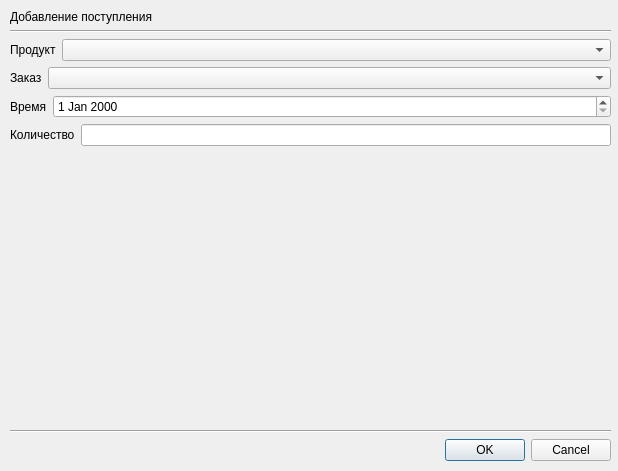
<?xml version="1.0" encoding="UTF-8"?>
<ui version="4.0">
 <class>add_product_batch</class>
 <widget class="QDialog" name="add_product_batch">
  <property name="geometry">
   <rect>
    <x>0</x>
    <y>0</y>
    <width>618</width>
    <height>471</height>
   </rect>
  </property>
  <property name="windowTitle">
   <string>Dialog</string>
  </property>
  <widget class="QWidget" name="layoutWidget">
   <property name="geometry">
    <rect>
     <x>10</x>
     <y>10</y>
     <width>601</width>
     <height>451</height>
    </rect>
   </property>
   <layout class="QVBoxLayout" name="verticalLayout" stretch="0,0,0,0,0,0,0,0,0">
    <property name="sizeConstraint">
     <enum>QLayout::SizeConstraint::SetNoConstraint</enum>
    </property>
    <item>
     <widget class="QLabel" name="title">
      <property name="text">
       <string>Добавление поступления</string>
      </property>
     </widget>
    </item>
    <item>
     <widget class="Line" name="line">
      <property name="orientation">
       <enum>Qt::Orientation::Horizontal</enum>
      </property>
     </widget>
    </item>
    <item>
     <layout class="QHBoxLayout" name="horizontalLayout">
      <item>
       <widget class="QLabel" name="label">
        <property name="text">
         <string>Продукт</string>
        </property>
       </widget>
      </item>
      <item>
       <widget class="QComboBox" name="product_combo">
        <property name="sizePolicy">
         <sizepolicy hsizetype="Expanding" vsizetype="Fixed">
          <horstretch>0</horstretch>
          <verstretch>0</verstretch>
         </sizepolicy>
        </property>
       </widget>
      </item>
     </layout>
    </item>
    <item>
     <layout class="QHBoxLayout" name="horizontalLayout_2">
      <item>
       <widget class="QLabel" name="label_2">
        <property name="text">
         <string>Заказ</string>
        </property>
       </widget>
      </item>
      <item>
       <widget class="QComboBox" name="order_combo">
        <property name="sizePolicy">
         <sizepolicy hsizetype="Expanding" vsizetype="Fixed">
          <horstretch>0</horstretch>
          <verstretch>0</verstretch>
         </sizepolicy>
        </property>
       </widget>
      </item>
     </layout>
    </item>
    <item>
     <layout class="QHBoxLayout" name="horizontalLayout_4">
      <item>
       <widget class="QLabel" name="label_4">
        <property name="text">
         <string>Время</string>
        </property>
       </widget>
      </item>
      <item>
       <widget class="QDateEdit" name="date">
        <property name="sizePolicy">
         <sizepolicy hsizetype="Expanding" vsizetype="Fixed">
          <horstretch>0</horstretch>
          <verstretch>0</verstretch>
         </sizepolicy>
        </property>
       </widget>
      </item>
     </layout>
    </item>
    <item>
     <layout class="QHBoxLayout" name="horizontalLayout_5">
      <item>
       <widget class="QLabel" name="label_5">
        <property name="text">
         <string>Количество</string>
        </property>
       </widget>
      </item>
      <item>
       <widget class="QLineEdit" name="quantity">
        <property name="inputMask">
         <string/>
        </property>
       </widget>
      </item>
     </layout>
    </item>
    <item>
     <spacer name="verticalSpacer">
      <property name="orientation">
       <enum>Qt::Orientation::Vertical</enum>
      </property>
      <property name="sizeHint" stdset="0">
       <size>
        <width>20</width>
        <height>40</height>
       </size>
      </property>
     </spacer>
    </item>
    <item>
     <widget class="Line" name="line_2">
      <property name="orientation">
       <enum>Qt::Orientation::Horizontal</enum>
      </property>
     </widget>
    </item>
    <item>
     <widget class="QDialogButtonBox" name="buttonBox">
      <property name="orientation">
       <enum>Qt::Orientation::Horizontal</enum>
      </property>
      <property name="standardButtons">
       <set>QDialogButtonBox::StandardButton::Cancel|QDialogButtonBox::StandardButton::Ok</set>
      </property>
     </widget>
    </item>
   </layout>
  </widget>
 </widget>
 <resources/>
 <connections>
  <connection>
   <sender>buttonBox</sender>
   <signal>accepted()</signal>
   <receiver>add_product_batch</receiver>
   <slot>accept()</slot>
   <hints>
    <hint type="sourcelabel">
     <x>248</x>
     <y>254</y>
    </hint>
    <hint type="destinationlabel">
     <x>157</x>
     <y>274</y>
    </hint>
   </hints>
  </connection>
  <connection>
   <sender>buttonBox</sender>
   <signal>rejected()</signal>
   <receiver>add_product_batch</receiver>
   <slot>reject()</slot>
   <hints>
    <hint type="sourcelabel">
     <x>316</x>
     <y>260</y>
    </hint>
    <hint type="destinationlabel">
     <x>286</x>
     <y>274</y>
    </hint>
   </hints>
  </connection>
 </connections>
</ui>
